Frame 1 (no input): blank canvas, image omitted
Frame 60 (the mouse pressed at the canvas centre just before this capture): blank canvas, image omitted
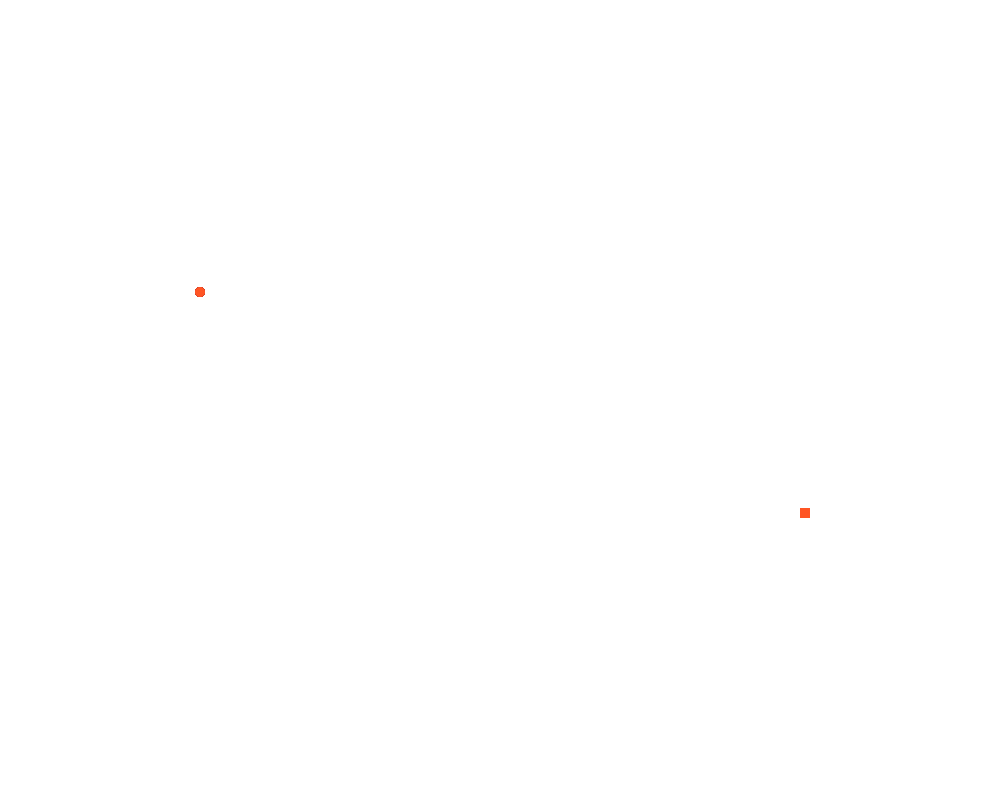
Frame 120 (the mouse held since frame 60 and released just before this capture)

The Processing sketch whose frames 1 and 60 were blank and that drew this single picture after the mouse press (run headless with seeded random() and noise(); from frame 60 on, the mouse is pressed at the canvas centre):

// Processing sketch: processing_164049
// ── processing_164049.pde

void setup() { 
  size(1000, 800);
  background(255); 
 
  smooth();
}
  
void draw() {  
 frameRate(2000);
  if(mousePressed == true ) { 
    fill(random(10,550), random(10,100), random(10,100));
    
   
    noStroke();
    rect(mouseX+random(300,100), mouseY+random(108,100), 10, 10);
    ellipse(mouseX-random(300,100), mouseY-random(108,100), 10, 10);
    ellipse(mouseX+random(800,100), mouseY-random(10,100), 10, 10);
  }
  else {
     
  }
 
 
 
 
}
 
void keyPressed(){
  
   if(key=='s'){
  background(255);
   }
 
   
 
 
   
}
